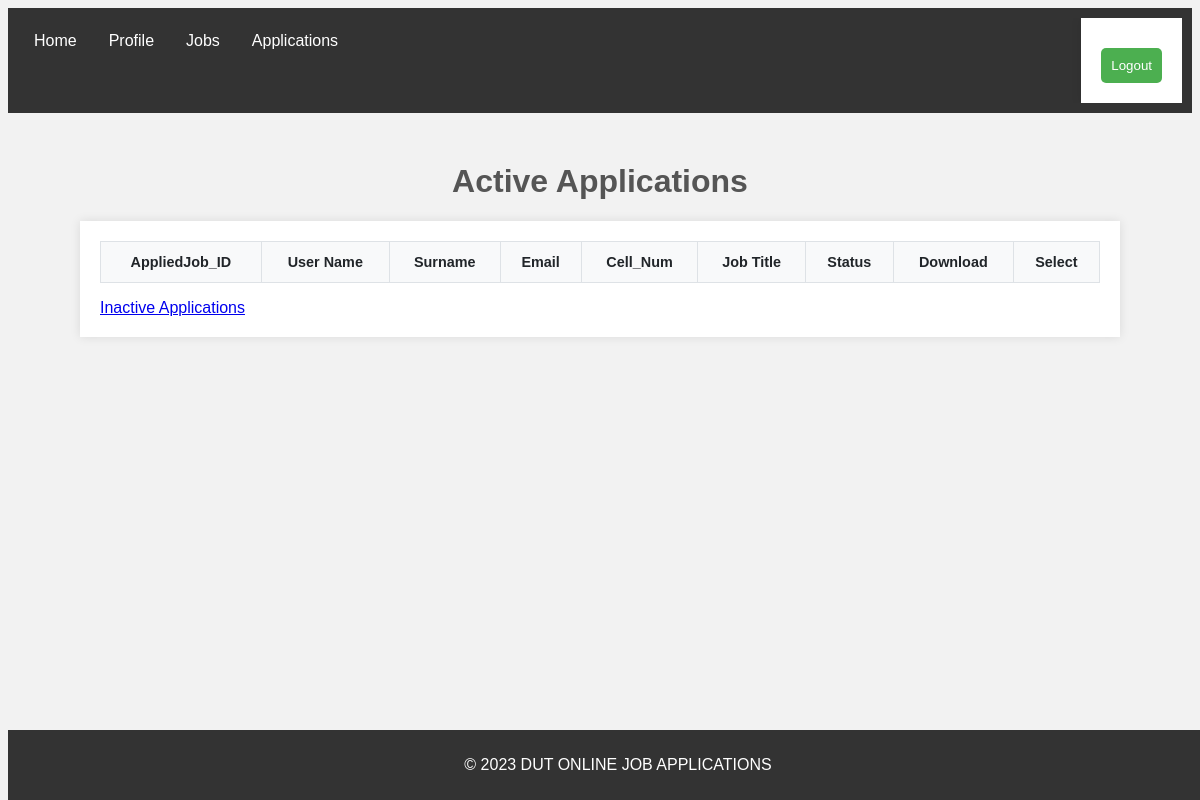
The app's page /applications, older data.
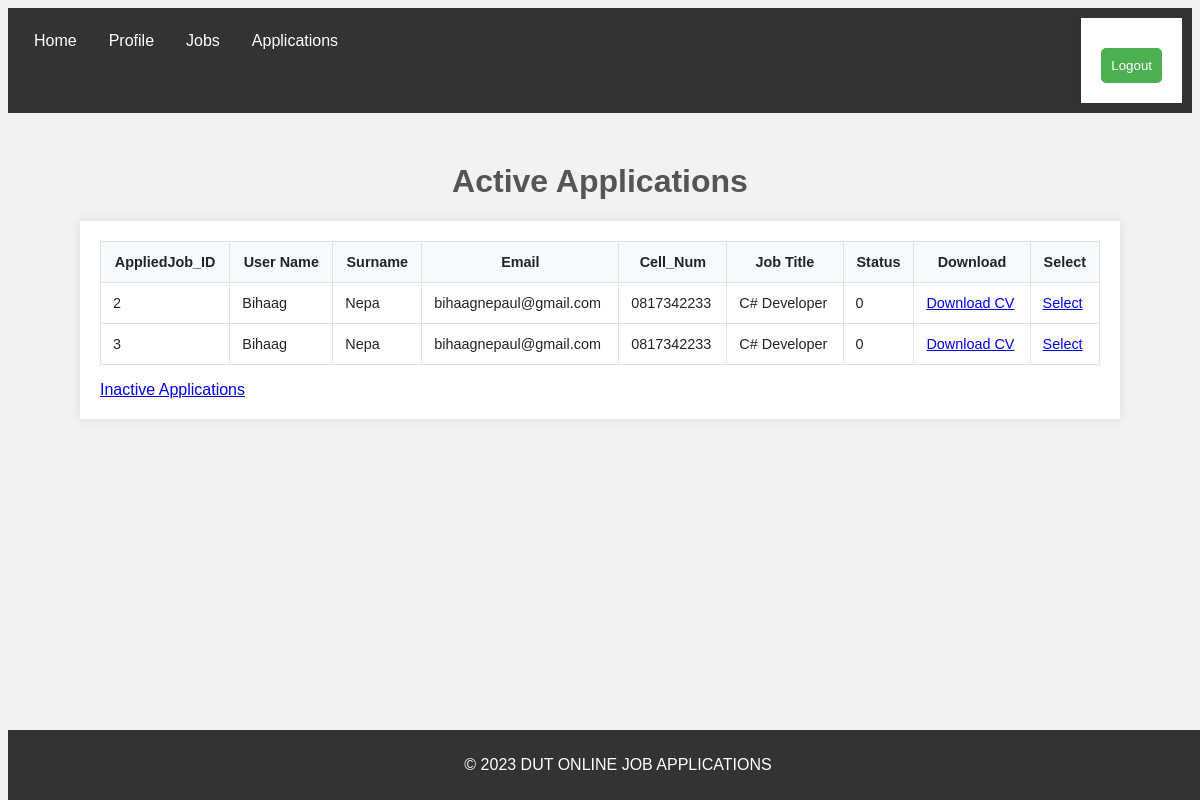
The same page, newer data.
### tables this page shows
CREATE TABLE appliedjobs (
                AppJob_ID INTEGER PRIMARY KEY,
                User_ID INTEGER,
                JobId INTEGER,
                CV BLOB, Status Bool,
                FOREIGN KEY(User_ID) REFERENCES users(User_ID),
                FOREIGN KEY(JobID) REFERENCES jobs(JobID)
            );

CREATE TABLE users (User_ID INTEGER PRIMARY KEY, Name TEXT, Surname TEXT, Email TEXT,Cell_Num CHAR(10), Password TEXT,  User_Type TEXT);

CREATE TABLE jobs (JobId INTEGER PRIMARY KEY, Job_Title TEXT, Job_Description TEXT, Faculty TEXT);

### LoginSystemNew.py (the view)
@myapp.route('/applications', methods=['GET', 'POST'])
def applications():
    conn = sqlite3.connect('Login.db')
    cursor = conn.cursor()
    '''cursor.execute('SELECT User_ID, JobId, CV, Status FROM appliedjobs')'''
    cursor.execute('SELECT appliedjobs.AppJob_ID, appliedjobs.User_ID, users.Name, users.Surname, users.Email, users.Cell_Num, jobs.Job_Title, appliedjobs.CV, appliedjobs.Status FROM appliedjobs INNER JOIN users ON appliedjobs.User_ID = users.User_ID INNER JOIN jobs ON appliedjobs.JobId = jobs.JobId WHERE appliedjobs.Status = 0')
    jobs = cursor.fetchall()
    conn.close()
    return render_template('Applications.html', jobs=jobs)

### Templates/Applications.html (shortened to what this page needs)
<!DOCTYPE html>
<html>
  <head>
  </head>
  <body>
    <nav>
      <ul>
        <li><a href="/loggedin">Home</a></li>
        <li><a href="/updateadminprofile">Profile</a></li>
        <li><a href="/selectedFile">Jobs</a></li>
        <li><a href="/applications">Applications</a></li>
        <li style="float: right;">
          <form action="/logout" method="post">
            <button type="submit">Logout</button>
          </form>
        </li>
      </ul>
    </nav>
  <h1>Active Applications</h1>
  <form>
      <table>
        <thead>
          <tr>
            <th>AppliedJob_ID</th>
            <th>User Name</th>
            <th>Surname</th>
            <th>Email</th>
            <th>Cell_Num</th>
            <th>Job Title</th>
            <th>Status</th>
            <th>Download</th>
            <th>Select</th>
          </tr>
        </thead>
        <tbody>
          {% for job in jobs %}
            <tr>
              <td>{{ job[0] }}</td>
              <td>{{ job[2] }}</td>
              <td>{{ job[3] }}</td>
              <td>{{ job[4] }}</td>
              <td>{{ job[5] }}</td>
              <td>{{ job[6] }}</td>
              <td>{{ job[8] }}</td>
              <td><a href="{{ url_for('download_cv', filename=job[7]) }}">Download CV</a></td>
              <td><a href="/applicationview?select_app={{ job[0] }}">Select</a></td>
            </tr>
          {% endfor %}
        </tbody>
      </table>
    </body>
    <a href="/inactiveapplications">Inactive Applications</a>
  <footer>
    <p>&copy; 2023 DUT ONLINE JOB APPLICATIONS</p>
  </footer>
</html>

### Templates/Applications.html (style rules this page uses)
body { font-family: Arial, sans-serif; background-color: #f2f2f2; }
table { border-collapse: collapse; width: 100%; margin-bottom: 1rem; font-size: 0.9rem; background-color: #fff; color: #212529; }
th { font-weight: 600; background-color: #f8f9fa; border: 1px solid #dee2e6; padding: 0.75rem; vertical-align: middle; }
h1 { text-align: center; margin-top: 50px; color: #555; }
form { max-width: 1000px; margin: 0 auto; padding: 20px; background-color: #fff; box-shadow: 0 0 10px rgba(0, 0, 0, 0.1); }
tr { border: 1px solid #dee2e6; }
td { border: 1px solid #dee2e6; padding: 0.75rem; vertical-align: middle; }
nav { background-color: #333; color: #fff; padding: 10px; margin-bottom: 20px; }
nav ul { list-style-type: none; margin: 0; padding: 0; overflow: hidden; }
nav li { float: left; }
nav li a { display: block; color: #fff; text-align: center; padding: 14px 16px; text-decoration: none; }
button[type="submit"] { display: block; margin-top: 10px; padding: 10px; background-color: #4CAF50; color: #fff; border: none; border-radius: 5px; cursor: pointer; }
footer { background-color: #333; color: #fff; padding: 10px; position: absolute; bottom: 0; width: 100%; text-align: center; }

Row changes from the older to the newer data that the page shows:
added appliedjobs: AppJob_ID "2", Name "Bihaag", Surname "Nepa", Email "bihaagnepaul@gmail.com", Cell_Num "0817342233", Job_Title "C# Developer", Status "0"
added appliedjobs: AppJob_ID "3", Name "Bihaag", Surname "Nepa", Email "bihaagnepaul@gmail.com", Cell_Num "0817342233", Job_Title "C# Developer", Status "0"
